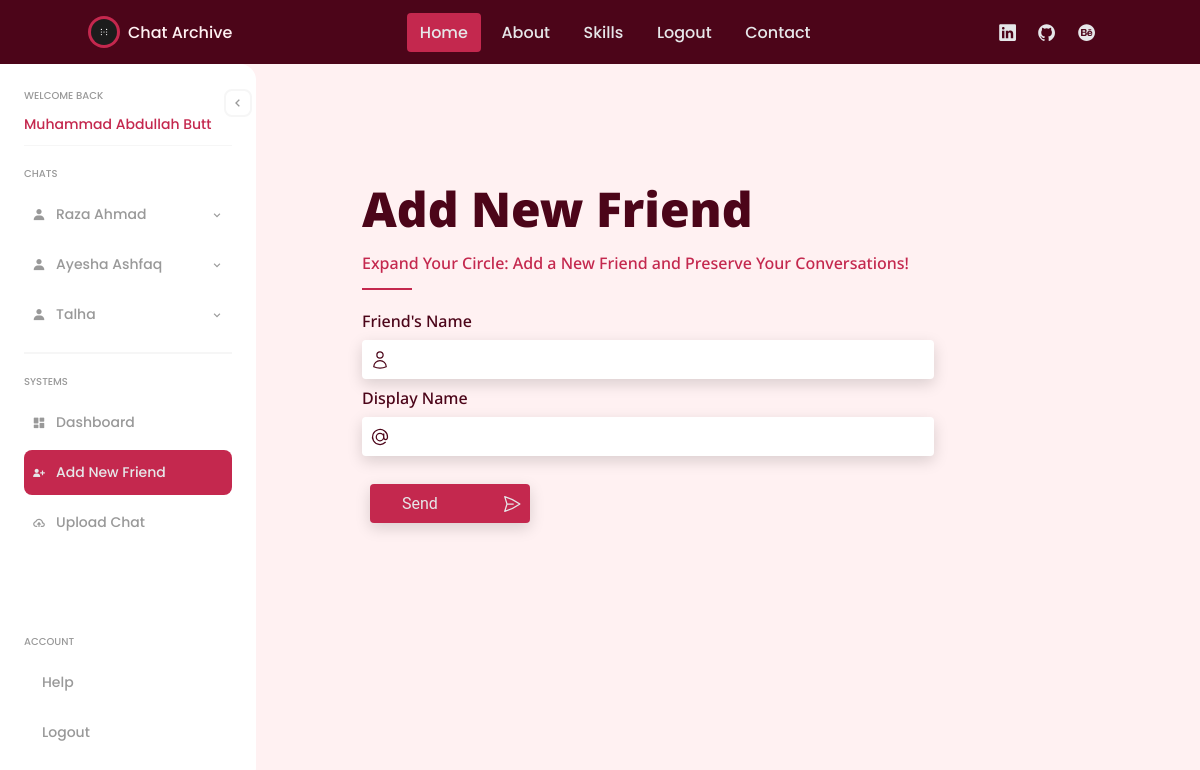
The app's page /add_friend/ (signed in) with its own data.
### archivehandler/models.py (models this page shows, shortened)
class Friend(models.Model):
    name = models.CharField(max_length=200)
    display_name = models.CharField(max_length=200)
    user = models.ForeignKey(User, on_delete=models.CASCADE, related_name='friends')
    slug = models.SlugField(unique=True, max_length=255)
    class Meta:
        unique_together = ('user', 'slug')

### archivehandler/views.py (the view, shortened to what this page needs)
# urls.py: path('add_friend/', views.add_friend, name='add_friend'),
@login_required
def add_friend(request):
    friends_chats = get_friends_chats(request)
    context = {
        'friends_chats': friends_chats,
    }
    return render(request, "add_friend.html", context)

### archivehandler/views.py (called while the page is built)
def get_friends_chats(request):
    friends = Friend.objects.filter(user=request.user)
    friends_chats = {}
    for friend in friends:
        chats = Chat.objects.filter(friend=friend)
        friends_chats[friend] = chats
    return friends_chats

### templates/add_friend.html (shortened to what this page needs)
{% extends "framer.html" %}
{% load static %}
{% block framer_content %}
<div class="contact-container addfriend-container">
    <h2>Add New Friend</h2>
    <p class="sub-heading">
        Expand Your Circle: Add a New Friend and Preserve Your Conversations!
    </p>
    <form method="POST" class="animated zoomInDown">
        <div class="top-section addfriend-top-section">
            <div class="group">
                <label for="fullname">Friend's Name</label>
                <div class="input-container">
                    <input type="text" value="{{form_values.name}}" id="fullname" name="name" required>
                </div>
            </div>
            <div class="group">
                <label for="email">Display Name</label>
                <div class="input-container">
                    <svg xmlns="http://www.w3.org/2000/svg" fill="none" viewBox="0 0 24 24" stroke-width="1.5" stroke="currentColor" class="w-6 h-6">
                        <path stroke-linecap="round" d="M16.5 12a4.5 4.5 0 11-9 0 4.5 4.5 0 019 0zm0 0c0 1.657 1.007 3 2.25 3S21 13.657 21 12a9 9 0 10-2.636 6.364M16.5 12V8.25" />
                    </svg>
                    <input type="text" value="{{form_values.display_name}}" name="display_name" id="email" required>
                </div>
            </div>
        </div>
        <div class="button-container">
            <svg xmlns="http://www.w3.org/2000/svg" fill="none" viewBox="0 0 24 24" stroke-width="1.5" stroke="currentColor" class="w-6 h-6">
                <path stroke-linecap="round" stroke-linejoin="round" d="M6 12L3.269 3.126A59.768 59.768 0 0121.485 12 59.77 59.77 0 013.27 20.876L5.999 12zm0 0h7.5" />
            </svg>
            <input type="submit" value="Send">
        </div>
    </form>
</div>
{% endblock framer_content %}

### templates/sidebar.html (shortened to what this page needs)
{% load static %}
<div class="sidebar">
    <div class="menu-btn">
        <i class='bx bx-chevron-left'></i>
    </div>
    <div class="head">
        <div class="user-details">
            <p class="title">Welcome Back</p>
            <p class="name">{{user.first_name}}</p>
        </div>
    </div>
    <div class="nav">
        <div class="menu">
            <p class="title">Chats</p>
            <ul>
                {% for friend, chats in friends_chats.items %}
                <li>
                    <a href="#">
                    <i class='bx bxs-user'></i>
                    <span class="text">{{ friend.name }}</span>
                    <i class='bx bx-chevron-down arrow'></i>
                    </a>
                </li>
                {% endfor %}
            </ul>
        </div>
        <div class="menu">
            <p class="title">Systems</p>
            <ul>
                <li class="{% if request.path == '/dashboard/' %}active{% endif %}">
                    <a href="{% url "dashboard" %}">
                    <i class='bx bxs-dashboard' ></i>
                    <span class="text">Dashboard</span>
                    </a>
                </li>
                <li class="{% if request.path == '/add_friend/' %}active{% endif %}">
                    <a href="{% url "add_friend" %}">
                        <i class='bx bxs-user-plus'></i>
                        <span class="text">Add New Friend</span>
                    </a>
                </li>
                <li class="{% if request.path == '/upload_chat/' %}active{% endif %}">
                    <a href="{% url "upload_chat" %}">
                        <i class='bx bx-cloud-upload'></i>
                        <span class="text">Upload Chat</span>
                    </a>
                </li>
            </ul>
        </div>
    </div>
    <div class="menu">
      <p class="title">Account</p>
      <ul>
        <li>
          <a href="#">
            <span class="text">Help</span>
          </a>
        </li>
        <li>
          <a href="#">
            <span class="text">Logout</span>
          </a>
        </li>
      </ul>
    </div>
</div>

### static/css/responsive.css (style rules this page uses)
@media screen and (min-width: 768px) { :root { --normal-font-size: 1rem; --small-font-size: .875rem; } }
@media screen and (min-width: 768px) { body { margin: 0; } }
@media screen and (min-width: 768px) { .active { background-color: var(--first-color); color: var(--white-color); } }

### records on screen
Friend: name "Raza Ahmad"
Friend: name "Ayesha Ashfaq"
Friend: name "Talha"

### other values on screen
{{ user.first_name }} "Muhammad Abdullah Butt"
